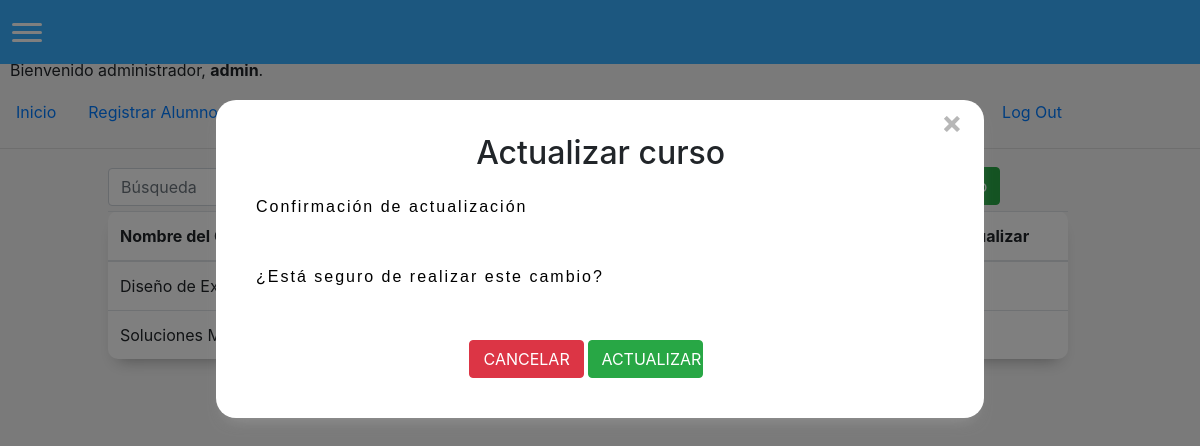
The page /desactivarcurso/1 (signed in) on the database as committed earlier.
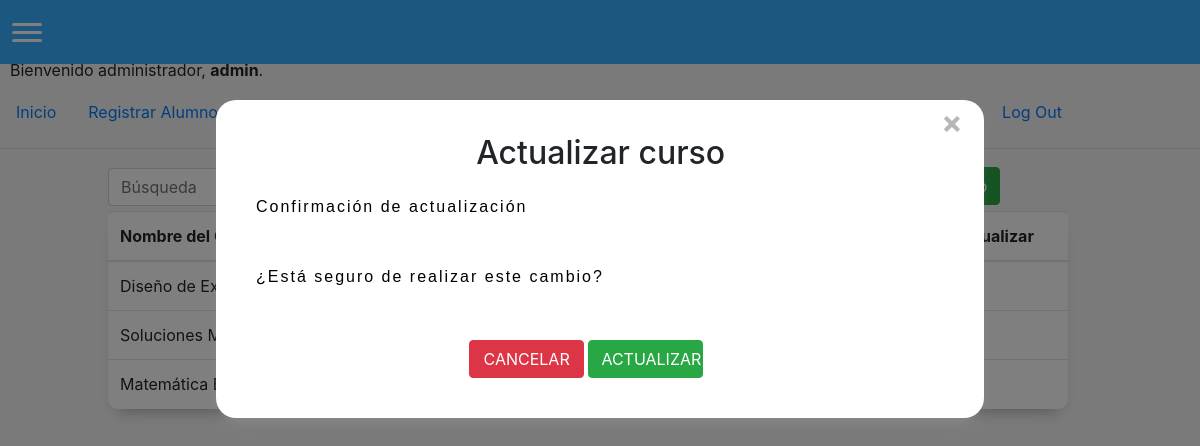
The same page on the database as committed later.
### matricula/models.py (models this page shows)
class Curso(models.Model):
    nombreCurso = models.CharField(max_length=255)
    profesor = models.ForeignKey(Profesor, on_delete=models.CASCADE, related_name="profesor")
    activo = models.BooleanField()
    vacantes = models.IntegerField(default=0)

### matricula/views.py (the view, shortened to what this page needs)
# urls.py: path('desactivarcurso/<int:id>', views.desactivarCurso, name='desactivarcurso'),
@login_required(login_url='/login')
def desactivarCurso(request, id):
    curso = Curso.objects.get(id=id)
    return render(request, "matricula/desactivarcurso.html", {'cursos': Curso.objects.all(), 'form':curso})

### matricula/templates/matricula/desactivarcurso.html (shortened to what this page needs)
{% extends "matricula/layout.html" %}
{% block body %}
<div id="Form">
    <h2>Actualizar curso</h2>
    <form method="POST">
        <div id="confirmationMessage" class="row">
            <p>Confirmación de actualización</p>
            <p>¿Está seguro de realizar este cambio?</p>
        </div>
        <div style="margin-left: 31%; width: 50%;">
            <input id="btnHideConfirmation" class="btn btn-danger col-sm-4" value="CANCELAR" onclick="changeWindow()" >
            <input id="btnRegister" class="btn btn-success col-sm-4" type="submit" value="ACTUALIZAR" onclick="changeWindow()">
        </div>
    </form>
</div>
<button id="options" class="btn btn-success" onclick="changeWindow()">NUEVO curso</button>
<div>
    <table id="tabla" class="table">
    <thead>
            <tr>
                <th scope="col">
                    Nombre del Curso
                </th>
                <th scope="col">
                </th>
                <th scope="col">
                </th>
                <th scope="col">
                </th>
                <th scope="col">
                    Actualizar
                </th>
            </tr>
        </thead>
        <tbody>
            {% for curso in cursos %}
            <tr>
                <td scope="row">
                {{curso.nombreCurso}}
                </td>
                <td scope="row">
                </td>
                <td scope="row">
                </td>
                <td scope="row">
                </td>
                <td scope="row">
                </td>
            </tr>
            {% endfor %}
        </tbody>
    </table>
</div>
{% endblock %}

Rows that differ between the two databases and show on the page:
added Curso: nombreCurso "Matemática Básica"
